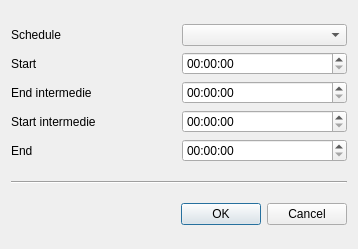
<?xml version="1.0" encoding="UTF-8"?>
<ui version="4.0">
 <class>WorkingHoursSettings</class>
 <widget class="QDialog" name="WorkingHoursSettings">
  <property name="geometry">
   <rect>
    <x>0</x>
    <y>0</y>
    <width>358</width>
    <height>249</height>
   </rect>
  </property>
  <property name="windowTitle">
   <string>Dialog</string>
  </property>
  <layout class="QVBoxLayout" name="verticalLayout">
   <item>
    <layout class="QGridLayout" name="gridLayout">
     <item row="2" column="1">
      <widget class="QTimeEdit" name="time_end_intermedie"/>
     </item>
     <item row="3" column="0">
      <widget class="QLabel" name="label_start_intermedie">
       <property name="text">
        <string>Start intermedie</string>
       </property>
      </widget>
     </item>
     <item row="4" column="0">
      <widget class="QLabel" name="label_end">
       <property name="text">
        <string>End</string>
       </property>
      </widget>
     </item>
     <item row="2" column="0">
      <widget class="QLabel" name="label_end_intermedie">
       <property name="text">
        <string>End intermedie</string>
       </property>
      </widget>
     </item>
     <item row="4" column="1">
      <widget class="QTimeEdit" name="time_end"/>
     </item>
     <item row="1" column="0">
      <widget class="QLabel" name="label_start">
       <property name="text">
        <string>Start</string>
       </property>
      </widget>
     </item>
     <item row="3" column="1">
      <widget class="QTimeEdit" name="time_start_intermedie"/>
     </item>
     <item row="1" column="1">
      <widget class="QTimeEdit" name="time_start"/>
     </item>
     <item row="0" column="1">
      <widget class="QComboBox" name="schedule"/>
     </item>
     <item row="0" column="0">
      <widget class="QLabel" name="label_schedule">
       <property name="text">
        <string>Schedule</string>
       </property>
      </widget>
     </item>
    </layout>
   </item>
   <item>
    <widget class="Line" name="line">
     <property name="orientation">
      <enum>Qt::Horizontal</enum>
     </property>
    </widget>
   </item>
   <item>
    <layout class="QHBoxLayout" name="horizontalLayout">
     <item>
      <spacer name="horizontalSpacer">
       <property name="orientation">
        <enum>Qt::Horizontal</enum>
       </property>
       <property name="sizeHint" stdset="0">
        <size>
         <width>40</width>
         <height>20</height>
        </size>
       </property>
      </spacer>
     </item>
     <item>
      <widget class="QDialogButtonBox" name="buttonBox">
       <property name="standardButtons">
        <set>QDialogButtonBox::Cancel|QDialogButtonBox::Ok</set>
       </property>
      </widget>
     </item>
    </layout>
   </item>
  </layout>
 </widget>
 <resources/>
 <connections>
  <connection>
   <sender>buttonBox</sender>
   <signal>accepted()</signal>
   <receiver>WorkingHoursSettings</receiver>
   <slot>accept()</slot>
   <hints>
    <hint type="sourcelabel">
     <x>100</x>
     <y>185</y>
    </hint>
    <hint type="destinationlabel">
     <x>31</x>
     <y>172</y>
    </hint>
   </hints>
  </connection>
  <connection>
   <sender>buttonBox</sender>
   <signal>rejected()</signal>
   <receiver>WorkingHoursSettings</receiver>
   <slot>reject()</slot>
   <hints>
    <hint type="sourcelabel">
     <x>166</x>
     <y>188</y>
    </hint>
    <hint type="destinationlabel">
     <x>237</x>
     <y>171</y>
    </hint>
   </hints>
  </connection>
 </connections>
</ui>
